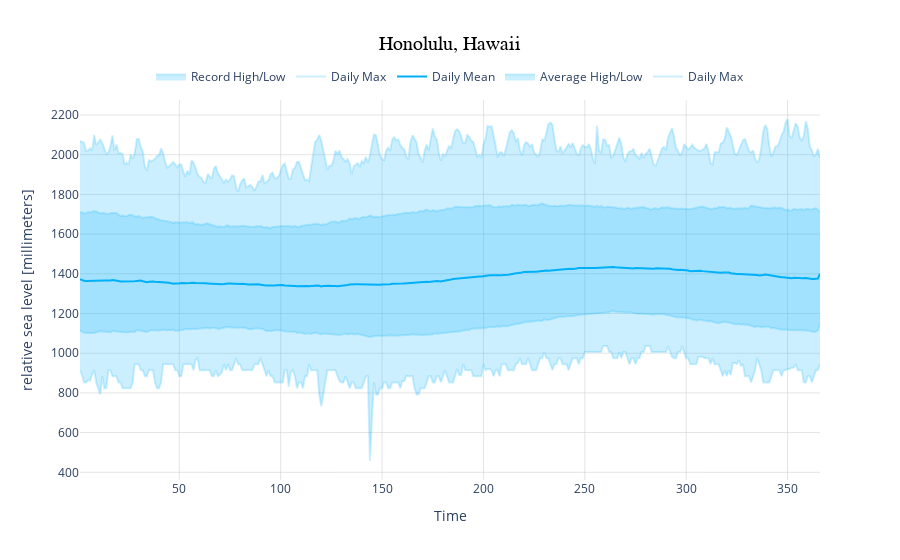

Notebook code for this chart:
### Code cell
#plot the montly max/mean and min values of Honolulu
figly = make_plotlyFigure(avg_daily, avg_high, avg_low, record_high, record_low, 3,ds)

### Figure 1 — Plotly figure (JSON) as saved in the notebook; plotly's stock layout.template omitted (floating-point values rounded to 4 significant figures; data arrays with more than 128 entries replaced by an {"elided": "..."} marker saying what was removed)
{"data": [{"line": {"color": "rgba(0,176,246,0.2)"}, "mode": "lines", "name": "Daily Max", "type": "scatter", "x": {"elided": "366 int values"}, "y": {"elided": "366 float values"}}, {"fill": "tonexty", "fillcolor": "rgba(0,176,246,0.2)", "line": {"color": "rgba(0,176,246,0.2)"}, "mode": "lines", "name": "Average High/Low", "type": "scatter", "x": {"elided": "366 int values"}, "y": {"elided": "366 float values"}}, {"line": {"color": "rgba(0,176,246,1)"}, "mode": "lines", "name": "Daily Mean", "type": "scatter", "x": {"elided": "366 int values"}, "y": {"elided": "366 float values"}}, {"line": {"color": "rgba(0,176,246,0.2)"}, "mode": "lines", "name": "Daily Max", "type": "scatter", "x": {"elided": "366 int values"}, "y": {"elided": "366 int values"}}, {"fill": "tonexty", "fillcolor": "rgba(0,176,255,0.2)", "line": {"color": "rgba(0,176,246,0.2)"}, "mode": "lines", "name": "Record High/Low", "type": "scatter", "x": {"elided": "366 int values"}, "y": {"elided": "366 int values"}}], "layout": {"autosize": true, "legend": {"orientation": "h", "x": 0.5, "xanchor": "center", "y": 1.1, "yanchor": "top"}, "plot_bgcolor": "white", "showlegend": true, "title": {"font": {"color": "black", "family": "Arial", "size": 20}, "text": "Honolulu, Hawaii", "x": 0.5}, "xaxis": {"gridcolor": "rgb(200,200,200)", "gridwidth": 0.5, "showgrid": true, "title": {"text": "Time"}}, "yaxis": {"gridcolor": "rgb(200,200,200)", "gridwidth": 0.5, "showgrid": true, "title": {"text": "relative sea level [millimeters]"}}}}
